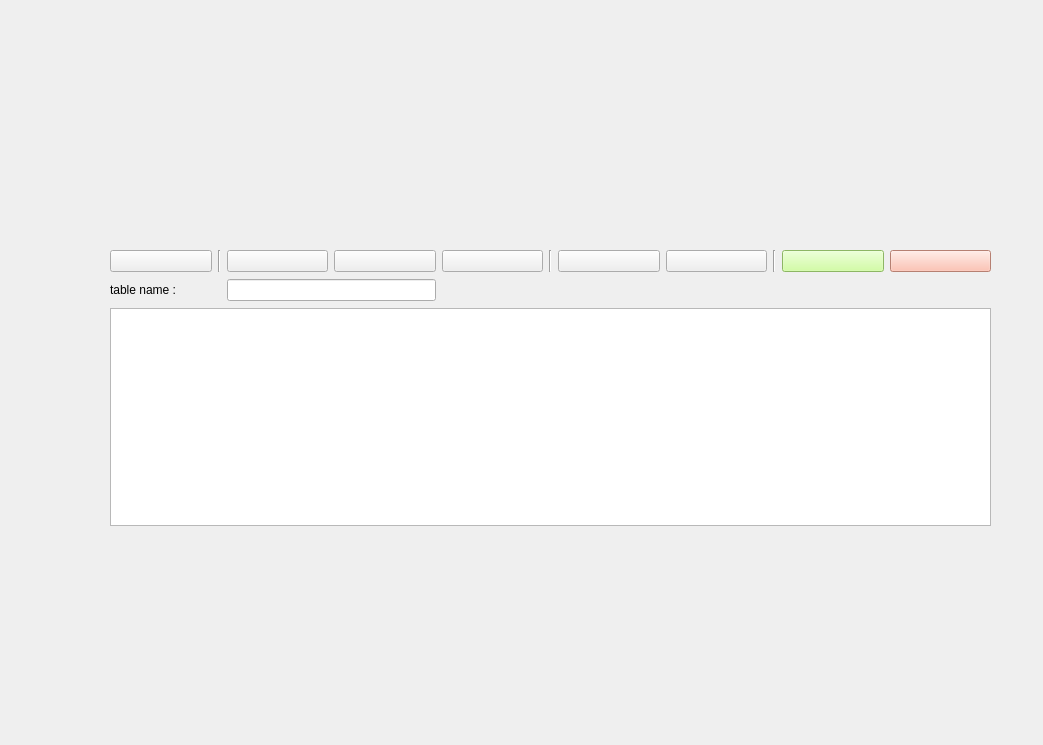
<?xml version="1.0" encoding="UTF-8"?>
<ui version="4.0">
 <class>Form</class>
 <widget class="QWidget" name="Form">
  <property name="geometry">
   <rect>
    <x>0</x>
    <y>0</y>
    <width>1043</width>
    <height>745</height>
   </rect>
  </property>
  <property name="windowTitle">
   <string>Form</string>
  </property>
  <widget class="QWidget" name="gridLayoutWidget">
   <property name="geometry">
    <rect>
     <x>110</x>
     <y>250</y>
     <width>881</width>
     <height>276</height>
    </rect>
   </property>
   <layout class="QGridLayout" name="gridLayout">
    <property name="verticalSpacing">
     <number>7</number>
    </property>
    <item row="1" column="0" colspan="2">
     <widget class="QLabel" name="label">
      <property name="text">
       <string>table name :</string>
      </property>
     </widget>
    </item>
    <item row="0" column="5">
     <widget class="Line" name="line_2">
      <property name="orientation">
       <enum>Qt::Vertical</enum>
      </property>
     </widget>
    </item>
    <item row="1" column="2" colspan="2">
     <widget class="QLineEdit" name="lineEdit"/>
    </item>
    <item row="0" column="6">
     <widget class="QPushButton" name="Uo">
      <property name="sizePolicy">
       <sizepolicy hsizetype="Minimum" vsizetype="Fixed">
        <horstretch>0</horstretch>
        <verstretch>0</verstretch>
       </sizepolicy>
      </property>
      <property name="text">
       <string/>
      </property>
     </widget>
    </item>
    <item row="0" column="1">
     <widget class="Line" name="line">
      <property name="orientation">
       <enum>Qt::Vertical</enum>
      </property>
     </widget>
    </item>
    <item row="0" column="8">
     <widget class="Line" name="line_3">
      <property name="orientation">
       <enum>Qt::Vertical</enum>
      </property>
     </widget>
    </item>
    <item row="0" column="10">
     <widget class="QPushButton" name="notOkButton">
      <property name="sizePolicy">
       <sizepolicy hsizetype="Minimum" vsizetype="Fixed">
        <horstretch>0</horstretch>
        <verstretch>0</verstretch>
       </sizepolicy>
      </property>
      <property name="sizeIncrement">
       <size>
        <width>2</width>
        <height>2</height>
       </size>
      </property>
      <property name="baseSize">
       <size>
        <width>1</width>
        <height>1</height>
       </size>
      </property>
      <property name="styleSheet">
       <string notr="true">background-color:rgb(255,179,160)</string>
      </property>
      <property name="text">
       <string/>
      </property>
      <property name="autoDefault">
       <bool>false</bool>
      </property>
      <property name="flat">
       <bool>false</bool>
      </property>
     </widget>
    </item>
    <item row="2" column="0" colspan="11">
     <widget class="QTableWidget" name="tableWidget"/>
    </item>
    <item row="0" column="7">
     <widget class="QPushButton" name="Down">
      <property name="enabled">
       <bool>true</bool>
      </property>
      <property name="sizePolicy">
       <sizepolicy hsizetype="Minimum" vsizetype="Fixed">
        <horstretch>0</horstretch>
        <verstretch>0</verstretch>
       </sizepolicy>
      </property>
      <property name="text">
       <string/>
      </property>
     </widget>
    </item>
    <item row="0" column="0">
     <widget class="QPushButton" name="ReloadTableButton">
      <property name="sizePolicy">
       <sizepolicy hsizetype="Minimum" vsizetype="Fixed">
        <horstretch>0</horstretch>
        <verstretch>0</verstretch>
       </sizepolicy>
      </property>
      <property name="text">
       <string/>
      </property>
     </widget>
    </item>
    <item row="0" column="4">
     <widget class="QPushButton" name="DeleteColumnButton">
      <property name="sizePolicy">
       <sizepolicy hsizetype="Minimum" vsizetype="Fixed">
        <horstretch>0</horstretch>
        <verstretch>0</verstretch>
       </sizepolicy>
      </property>
      <property name="text">
       <string/>
      </property>
     </widget>
    </item>
    <item row="0" column="3">
     <widget class="QPushButton" name="ReductColumnButton">
      <property name="sizePolicy">
       <sizepolicy hsizetype="Minimum" vsizetype="Fixed">
        <horstretch>0</horstretch>
        <verstretch>0</verstretch>
       </sizepolicy>
      </property>
      <property name="text">
       <string/>
      </property>
     </widget>
    </item>
    <item row="0" column="2">
     <widget class="QPushButton" name="AddColumnButton">
      <property name="sizePolicy">
       <sizepolicy hsizetype="Minimum" vsizetype="Fixed">
        <horstretch>0</horstretch>
        <verstretch>0</verstretch>
       </sizepolicy>
      </property>
      <property name="text">
       <string/>
      </property>
     </widget>
    </item>
    <item row="0" column="9">
     <widget class="QPushButton" name="okButton">
      <property name="sizePolicy">
       <sizepolicy hsizetype="Minimum" vsizetype="Fixed">
        <horstretch>0</horstretch>
        <verstretch>0</verstretch>
       </sizepolicy>
      </property>
      <property name="styleSheet">
       <string notr="true">background-color: rgb(198,255,140)</string>
      </property>
      <property name="text">
       <string notr="true"/>
      </property>
     </widget>
    </item>
   </layout>
  </widget>
 </widget>
 <resources/>
 <connections/>
</ui>
